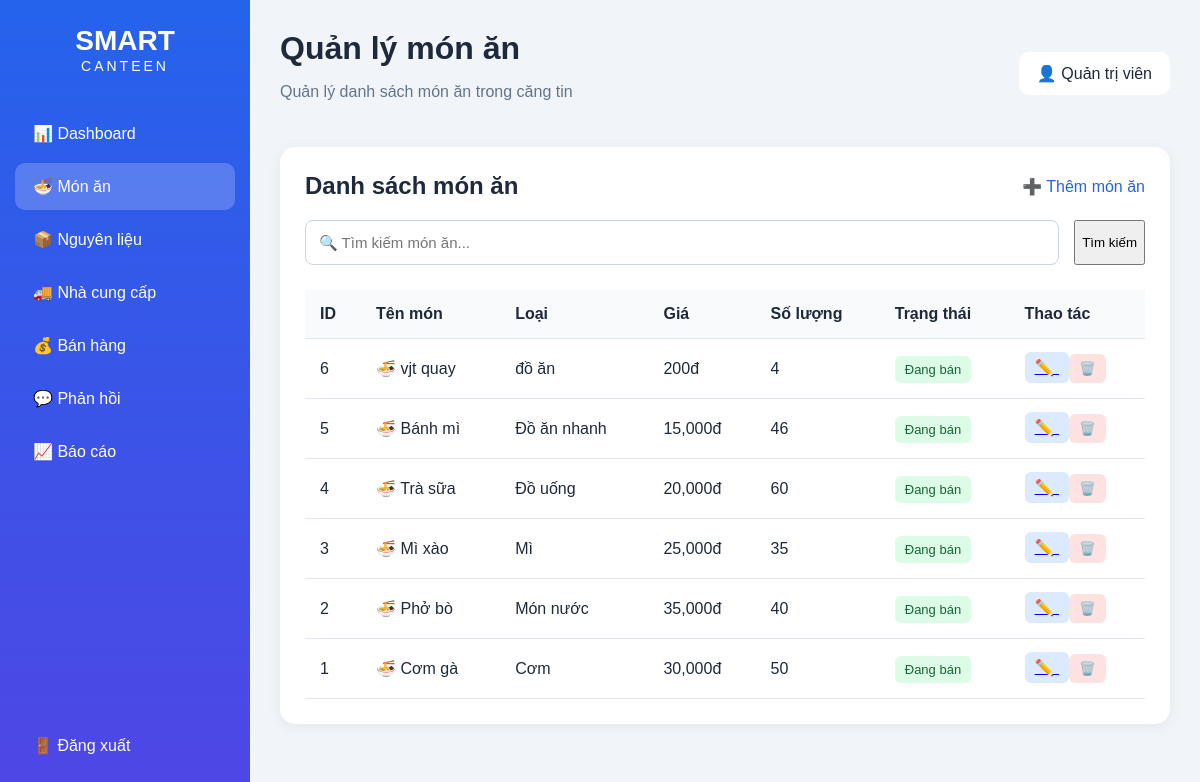
Page /foods (signed in) on the committed database.
### tables this page shows
CREATE TABLE foods (
            id INTEGER PRIMARY KEY AUTOINCREMENT,
            name TEXT NOT NULL,
            category TEXT NOT NULL,
            price REAL NOT NULL,
            quantity INTEGER DEFAULT 0,
            status TEXT DEFAULT 'Đang bán'
        );

### app.py (the view)
@app.route("/foods")
@login_required
def foods():
    keyword = request.args.get("keyword", "").strip()
    conn = get_db()
    if keyword:
        foods = conn.execute("""
            SELECT * FROM foods
            WHERE name LIKE ? OR category LIKE ?
            ORDER BY id DESC
        """, (f"%{keyword}%", f"%{keyword}%")).fetchall()
    else:
        foods = conn.execute("""
            SELECT * FROM foods
            ORDER BY id DESC
        """).fetchall()
    conn.close()
    return render_template(
    "foods.html",
    foods=foods,
    keyword=keyword,
    role=session.get("role")
)

### app.py (called while the page is built)
def get_db():
    conn = sqlite3.connect(DATABASE)
    conn.row_factory = sqlite3.Row
    return conn

def login_required(f):
    @wraps(f)
    def decorated_function(*args, **kwargs):
        if "user_id" not in session:
            return redirect("/")
        return f(*args, **kwargs)
    return decorated_function

### templates/foods.html (shortened to what this page needs)
<!DOCTYPE html>
<html lang="vi">
<head>
    <link rel="stylesheet" href="/static/css/dashboard.css">
</head>
<body>
<div class="layout">
    <aside class="sidebar">
        <div class="logo">
            <h2>SMART</h2>
            <span>CANTEEN</span>
        </div>
        <nav>
            <a href="/dashboard">📊 Dashboard</a>
            <a href="/foods" class="active">
                🍜 Món ăn
            </a>
            <a href="/ingredients">
                📦 Nguyên liệu
            </a>
            <a href="/suppliers">
                🚚 Nhà cung cấp
            </a>
            <a href="/sales">
                💰 Bán hàng
            </a>
            <a href="/feedback">
                💬 Phản hồi
            </a>
            <a href="/reports">
                📈 Báo cáo
            </a>
        </nav>
        <div class="logout">
            <a href="/">
                🚪 Đăng xuất
            </a>
        </div>
    </aside>
    <main class="main">
        <header class="topbar">
            <div>
                <h1>Quản lý món ăn</h1>
                <p>
                    Quản lý danh sách món ăn trong căng tin
                </p>
            </div>
            <div class="user">
                👤
                {% if role == "admin" %}
                    Quản trị viên
                {% else %}
                    Nhân viên
                {% endif %}
            </div>
        </header>
        <section class="panel">
            <div class="panel-header">
                <h2>
                    Danh sách món ăn
                </h2>
                {% if role == "admin" %}
    <a href="/foods/add">
        ➕ Thêm món ăn
    </a>
{% endif %}
            </div>
            <form
                method="GET"
                action="/foods"
                class="search-box"
            >
                <input
                    type="text"
                    name="keyword"
                    placeholder="🔍 Tìm kiếm món ăn..."
                    value="{{ keyword }}"
                >
                <button type="submit">
                    Tìm kiếm
                </button>
            </form>
            <table>
                <thead>
                    <tr>
                        <th>ID</th>
                        <th>Tên món</th>
                        <th>Loại</th>
                        <th>Giá</th>
                        <th>Số lượng</th>
                        <th>Trạng thái</th>
                        <th>Thao tác</th>
                    </tr>
                </thead>
                <tbody>
                    {% for food in foods %}
                    <tr>
                        <td>
                            {{ food["id"] }}
                        </td>
                        <td>
                            🍜 {{ food["name"] }}
                        </td>
                        <td>
                            {{ food["category"] }}
                        </td>
                        <td>
                            {{ "{:,.0f}".format(food["price"]) }}đ
                        </td>
                        <td>
                            {{ food["quantity"] }}
                        </td>
                        <td>
                            <span class="status-active">
                                {{ food["status"] }}
                            </span>
                        </td>
                        <td>
                            {% if role == "admin" %}
                                <a
                                    href="/foods/edit/{{ food['id'] }}"
                                    class="edit-btn"
                                >
                                    ✏️
                                </a>
                                <form
                                    method="POST"
                                    action="/foods/delete/{{ food['id'] }}"
                                    style="display:inline;"
                                    onsubmit="return confirm('Bạn có chắc muốn xóa món này?');"
                                >
                                    <button
                                        type="submit"
                                        class="delete-btn"
                                    >
                                        🗑️
                                    </button>
                                </form>
                            {% else %}
                                <span>
                                    Chỉ xem
                                </span>
                            {% endif %}
                        </td>
                    </tr>
                    {% endfor %}
                </tbody>
            </table>
        </section>
    </main>
</div>
</body>
</html>

### static/css/dashboard.css (style rules this page uses)
* { box-sizing: border-box; }
body { margin: 0; font-family: Arial, sans-serif; background: #f1f5f9; color: #1e293b; }
.layout { display: flex; min-height: 100vh; }
.sidebar { width: 250px; background: linear-gradient(180deg, #2563eb, #4f46e5); color: white; padding: 25px 15px; position: fixed; height: 100vh; }
.logo { text-align: center; margin-bottom: 35px; }
.logo h2 { margin: 0; font-size: 28px; }
.logo span { font-size: 14px; letter-spacing: 3px; }
.sidebar nav a, .logout a { display: block; color: white; text-decoration: none; padding: 14px 18px; margin: 6px 0; border-radius: 10px; font-size: 16px; }
.sidebar nav a:hover, .sidebar nav .active { background: rgba(255,255,255,0.2); }
.logout { position: absolute; bottom: 25px; left: 15px; right: 15px; }
.main { margin-left: 250px; padding: 30px; width: calc(100% - 250px); }
.topbar { display: flex; justify-content: space-between; align-items: center; margin-bottom: 30px; }
.topbar h1 { margin: 0; font-size: 32px; }
.topbar p { color: #64748b; }
.user { background: white; padding: 12px 18px; border-radius: 10px; }
.panel { background: white; padding: 25px; border-radius: 15px; box-shadow: 0 3px 15px rgba(0,0,0,0.06); }
.panel-header { display: flex; justify-content: space-between; align-items: center; margin-bottom: 20px; }
.panel-header h2 { margin: 0; }
.panel-header a { color: #2563eb; text-decoration: none; }
table { width: 100%; border-collapse: collapse; }
th, td { text-align: left; padding: 15px; border-bottom: 1px solid #e2e8f0; }
th { background: #f8fafc; }
.search-box { display: flex; gap: 15px; margin-bottom: 25px; }
.search-box input { flex: 1; padding: 13px; border: 1px solid #cbd5e1; border-radius: 8px; font-size: 15px; }
.edit-btn, .delete-btn { border: none; padding: 7px 10px; border-radius: 6px; cursor: pointer; }
.edit-btn { background: #dbeafe; }
.delete-btn { background: #fee2e2; }
.status-active { background: #dcfce7; color: #166534; padding: 6px 10px; border-radius: 6px; font-size: 13px; }

### rows in the picture
foods: id "6", name "vjt quay", category "đồ ăn", price "200", quantity "4", status "Đang bán"
foods: id "5", name "Bánh mì", category "Đồ ăn nhanh", price "15,000", quantity "46", status "Đang bán"
foods: id "4", name "Trà sữa", category "Đồ uống", price "20,000", quantity "60", status "Đang bán"
foods: id "3", name "Mì xào", category "Mì", price "25,000", quantity "35", status "Đang bán"
foods: id "2", name "Phở bò", category "Món nước", price "35,000", quantity "40", status "Đang bán"
foods: id "1", name "Cơm gà", category "Cơm", price "30,000", quantity "50", status "Đang bán"
